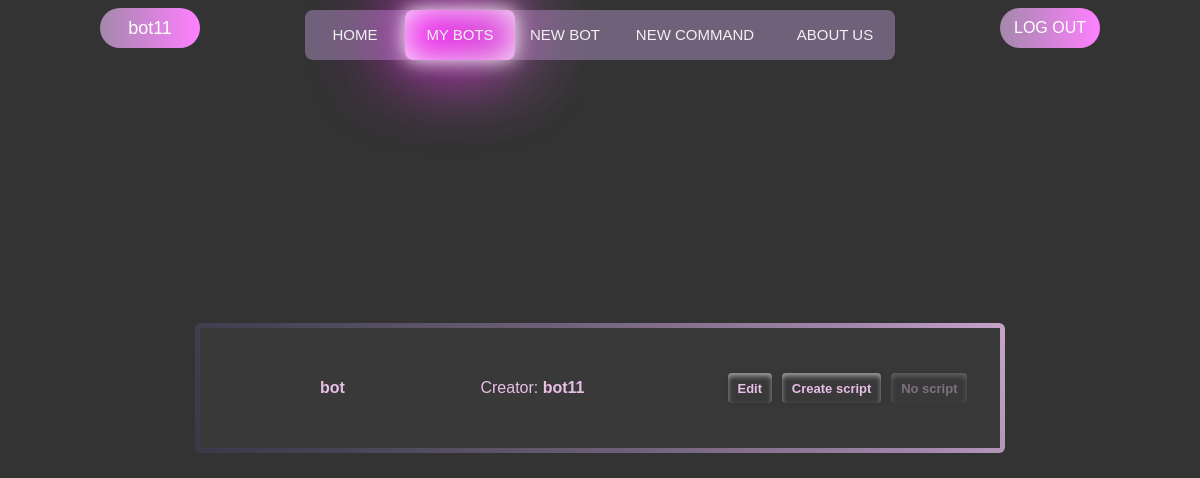
The app's page /bots/ (signed in), older data.
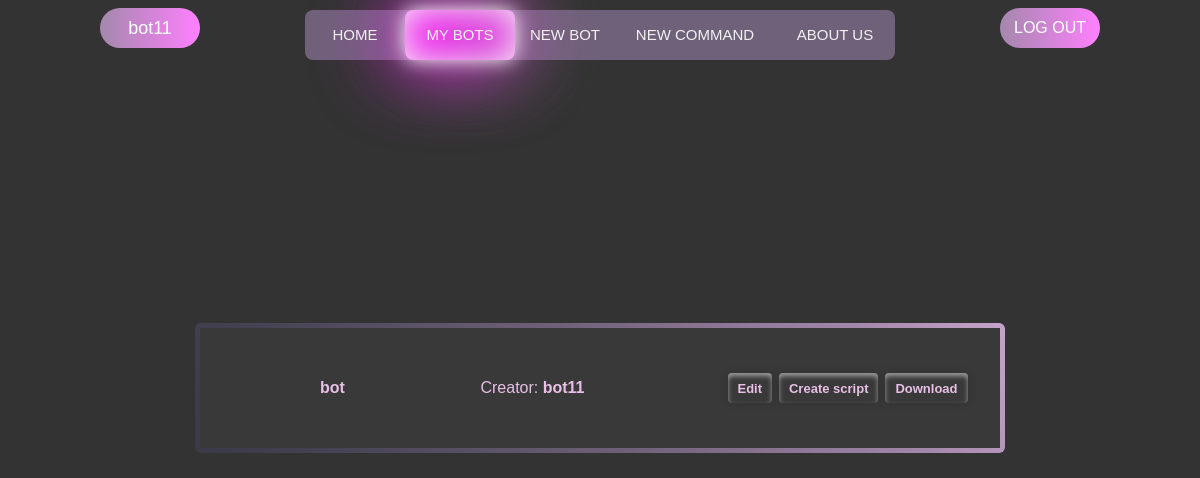
The same page, newer data.
### constructor/models.py (models this page shows, shortened)
class Bot(models.Model):
    user = models.ForeignKey(User, on_delete=models.CASCADE, null=True, blank=True)
    bot_username = models.CharField("Bot's username", max_length=30)
    bot_token = models.CharField("Bot's token", max_length=50, null=False)
    has_script = models.BooleanField('Has script?', default=False)
    script_path = models.CharField('Path', default='', max_length=70)

### authentication/models.py (models this page shows)
class CustomUser(AbstractUser):
    email = models.EmailField('Email', unique=True)
    avatar = models.ImageField('Avatar', blank=True, upload_to=f'avatars/')
    telegram_id = models.CharField('Telegram id', blank=True, max_length=40)
    def __str__(self):
        return self.username

### constructor/views.py (the view, shortened to what this page needs)
# urls.py: path('', BotList.as_view(), name='bots')
class BotList(LoginRequiredMixin, View):
    model = Bot
    template_name = 'constructor/bots-list.html'
    context_object_name = 'bots'
    def get(self, request):
        bots_without_commands = []
        bots = Bot.objects.all().filter(user=self.request.user)
        for bot in bots:
            if not Command.objects.all().filter(bot_name=bot.bot_username):
                bots_without_commands.append(bot.bot_username)
        return render(request,
                      self.template_name,
                      context={
                          "bots": Bot.objects.all().filter(user=self.request.user),
                          "commands": Command.objects.all(),
                          "bots_without_commands": bots_without_commands,
                      }
                      )

### constructor/templates/constructor/bots-list.html (shortened to what this page needs)
{% extends 'main/base.html' %}
{% load static %}
{% block links %}
    <link rel="stylesheet" href="{% static 'constructor/css/bot_list.css' %}">
    <link rel="stylesheet" href="https://cdn.jsdelivr.net/npm/bootstrap-icons@1.9.1/font/bootstrap-icons.css">
{% endblock %}
{% block div-animation %}<div class="animation start-bots"></div>{% endblock %}
{% block content %}
    <main>
        <div class="tasks-list gradient-border">
                    {% for bot in bots %}
                        <div class="overtask">
                            <div class="task">
                                <div class="task-content">
                                    <p><strong>{{bot.bot_username}}</strong></p>
                                    <p>Creator: <strong>{{ bot.user }}</strong> </p>
                                </div>
                                <div class="buttons">
                                    <td><a href="{% url 'bot-edit-page' pk=bot.bot_username %}"><button class="bot-btn edit-btn" type="button">Edit</button></a></td>
                                    <td>
                                            <form method="post">
                                                {% if bot.bot_username in bots_without_commands %}
                                                {% else %}
                                                    <button class="bot-btn create-script-btn" type="submit" name="{{ bot.bot_username }} {{ bot.bot_token }}">Create script</button>
                                                {% endif %}
                                            </form>
                                    </td>
                                    <td>
                                        {% if bot.has_script %}
                                            <a href="{% get_media_prefix %}{{ bot.script_path }}" download><button class="bot-btn script-btn">Download</button></a>
                                        {% else %}
                                            {% if bot.bot_username in bots_without_commands %}
                                                <a href="{% url 'bot-add-command' %}"><input class="create-sub" type="submit" value="Create new command"></a>
                                            {% else %}
                                                <a><button class="bot-btn script-btn noscr">No script</button></a>
                                            {% endif %}
                                        {% endif %}
                                    </td>
                                </div>
                        </div>
                        {% endfor %}
            </div>
        </div>
    </main>
{% endblock %}

Row changes from the older to the newer data that the page shows:
changed Bot "bot": has_script "No script" → "Download"
